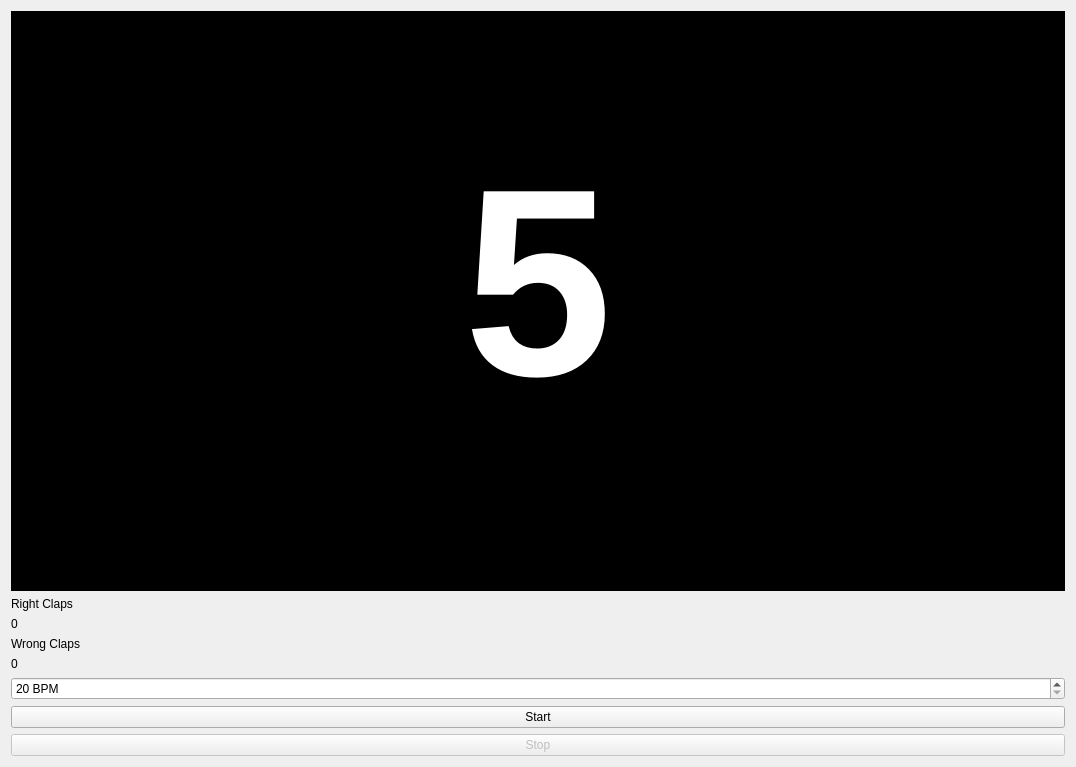
<?xml version="1.0" encoding="UTF-8"?>
<ui version="4.0">
 <class>Widget</class>
 <widget class="QWidget" name="Widget">
  <property name="geometry">
   <rect>
    <x>0</x>
    <y>0</y>
    <width>1076</width>
    <height>767</height>
   </rect>
  </property>
  <property name="windowTitle">
   <string>Widget</string>
  </property>
  <layout class="QVBoxLayout" name="verticalLayout">
   <item>
    <widget class="QFrame" name="backgroundFrame">
     <property name="sizePolicy">
      <sizepolicy hsizetype="Expanding" vsizetype="Minimum">
       <horstretch>0</horstretch>
       <verstretch>0</verstretch>
      </sizepolicy>
     </property>
     <property name="styleSheet">
      <string notr="true">background: #000</string>
     </property>
     <property name="frameShape">
      <enum>QFrame::StyledPanel</enum>
     </property>
     <property name="frameShadow">
      <enum>QFrame::Raised</enum>
     </property>
     <layout class="QVBoxLayout" name="verticalLayout_2">
      <item>
       <widget class="QLabel" name="countdownLabel">
        <property name="font">
         <font>
          <pointsize>250</pointsize>
          <weight>75</weight>
          <italic>false</italic>
          <bold>true</bold>
         </font>
        </property>
        <property name="autoFillBackground">
         <bool>false</bool>
        </property>
        <property name="styleSheet">
         <string notr="true"/>
        </property>
        <property name="text">
         <string>&lt;html&gt;&lt;head/&gt;&lt;body&gt;&lt;p&gt;&lt;span style=&quot; color:#fff&quot;&gt;5&lt;/span&gt;&lt;/p&gt;&lt;/body&gt;&lt;/html&gt;</string>
        </property>
        <property name="alignment">
         <set>Qt::AlignCenter</set>
        </property>
       </widget>
      </item>
      <item>
       <widget class="QProgressBar" name="progressBar">
        <property name="sizePolicy">
         <sizepolicy hsizetype="Expanding" vsizetype="Maximum">
          <horstretch>0</horstretch>
          <verstretch>0</verstretch>
         </sizepolicy>
        </property>
        <property name="layoutDirection">
         <enum>Qt::LeftToRight</enum>
        </property>
        <property name="autoFillBackground">
         <bool>false</bool>
        </property>
        <property name="styleSheet">
         <string notr="true"/>
        </property>
        <property name="maximum">
         <number>100</number>
        </property>
        <property name="value">
         <number>0</number>
        </property>
        <property name="textVisible">
         <bool>false</bool>
        </property>
        <property name="orientation">
         <enum>Qt::Horizontal</enum>
        </property>
        <property name="invertedAppearance">
         <bool>false</bool>
        </property>
        <property name="textDirection">
         <enum>QProgressBar::TopToBottom</enum>
        </property>
       </widget>
      </item>
     </layout>
    </widget>
   </item>
   <item>
    <widget class="QLabel" name="highscoreLabel">
     <property name="sizePolicy">
      <sizepolicy hsizetype="Fixed" vsizetype="Fixed">
       <horstretch>0</horstretch>
       <verstretch>0</verstretch>
      </sizepolicy>
     </property>
     <property name="text">
      <string>Right Claps</string>
     </property>
    </widget>
   </item>
   <item>
    <widget class="QLabel" name="rightLabel">
     <property name="sizePolicy">
      <sizepolicy hsizetype="Fixed" vsizetype="Fixed">
       <horstretch>0</horstretch>
       <verstretch>0</verstretch>
      </sizepolicy>
     </property>
     <property name="text">
      <string>0</string>
     </property>
    </widget>
   </item>
   <item>
    <widget class="QLabel" name="highscoreLabel2">
     <property name="enabled">
      <bool>true</bool>
     </property>
     <property name="sizePolicy">
      <sizepolicy hsizetype="Minimum" vsizetype="Maximum">
       <horstretch>0</horstretch>
       <verstretch>0</verstretch>
      </sizepolicy>
     </property>
     <property name="text">
      <string>Wrong Claps</string>
     </property>
    </widget>
   </item>
   <item>
    <widget class="QLabel" name="wrongLabel">
     <property name="sizePolicy">
      <sizepolicy hsizetype="Preferred" vsizetype="Maximum">
       <horstretch>0</horstretch>
       <verstretch>0</verstretch>
      </sizepolicy>
     </property>
     <property name="text">
      <string>0</string>
     </property>
    </widget>
   </item>
   <item>
    <widget class="QSpinBox" name="spinBox">
     <property name="suffix">
      <string> BPM</string>
     </property>
     <property name="prefix">
      <string/>
     </property>
     <property name="minimum">
      <number>20</number>
     </property>
     <property name="maximum">
      <number>250</number>
     </property>
    </widget>
   </item>
   <item>
    <widget class="QPushButton" name="startButton">
     <property name="text">
      <string>Start</string>
     </property>
    </widget>
   </item>
   <item>
    <widget class="QPushButton" name="stopButton">
     <property name="enabled">
      <bool>false</bool>
     </property>
     <property name="text">
      <string>Stop</string>
     </property>
    </widget>
   </item>
  </layout>
 </widget>
 <layoutdefault spacing="6" margin="11"/>
 <resources/>
 <connections/>
</ui>
